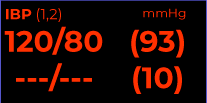
#> input picture templete_HR.png, 207 x 103 px, found by its file name
$ jupyter execute --allow-errors 'Oralens Assessment.ipynb'
#> lines starting #> are read from the running program, lines starting #| are printed output that depends on the picture
### Author : Jayalakshmi K
### mail id :jayaneethipathy@gmail.com

# 1 - AI/ML/CV/OCR:
##  Objective: Develop software to interpret data from multipara monitors via video feed, adaptable across monitor models.
###  Tech Stack: Python, OpenCV, PyTesseract (flexible).
## Task 1:
Detection of Data Display Areas: Identify critical data areas (HR, ECG, oxygen levels) on varying monitor screens.
## Task 2:
Detection of Displayed Values: Use OCR to digitize the numeric values of heart rate and oxygen saturation from the identified
areas.

## Task 1

[cell 1]
import cv2
import numpy as np
import pytesseract
from IPython.display import display, Image, HTML

def display_image_with_title(image, title):
    # Convert the image from BGR to RGB
    image_rgb = cv2.cvtColor(image, cv2.COLOR_BGR2RGB)

    # Display the image with the specified title
    display(HTML(f"<h3>{title}</h3>"))
    display(Image(data=cv2.imencode('.png', image_rgb)[1].tobytes()))

[cell 2]
# Load monitor screen image
monitor_screen = cv2.imread(".\Photos\image.png")

# Convert monitor screen to grayscale
#> (the rest of this cell did not finish here and is left out)

[cell 3]
# Load template images for HR, ECG, and oxygen levels
template_hr = cv2.imread(r"./Photos/templete_HR.png", cv2.IMREAD_GRAYSCALE)
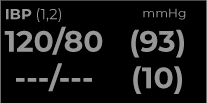
#> template_hr: shape (103, 207); min 0, max 151, mean 22.7
template_ecg = cv2.imread(r"./Photos/templete_ECG.png", cv2.IMREAD_GRAYSCALE)
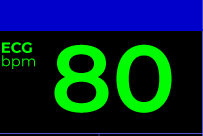
#> input picture templete_ECG.png, 203 x 136 px, found by its file name
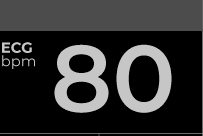
#> template_ecg: shape (136, 203); min 0, max 198, mean 48.6
template_oxygen = cv2.imread(r"./Photos/templete_O2Sat.png", cv2.IMREAD_GRAYSCALE)
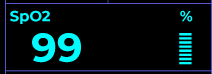
#> input picture templete_O2Sat.png, 212 x 74 px, found by its file name
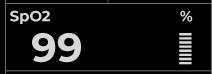
#> template_oxygen: shape (74, 212); min 0, max 215, mean 22.1

display_image_with_title(template_hr,"templete HR Image")
display_image_with_title(template_ecg,"templete ECG Image")
display_image_with_title(template_oxygen,"template_oxygen Image")
